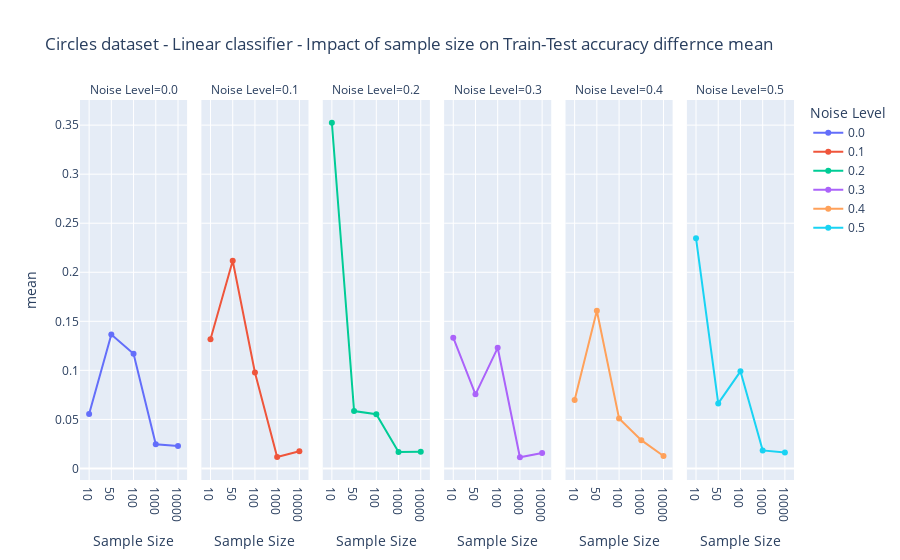

Write notebook code for a chart like this one.
### Code cell
df1_lm_stat.noise_level = df1_lm_stat.noise_level.astype(str)
df1_lm_stat.n_sample = df1_lm_stat.n_sample.astype(str)

fig=px.line(df1_lm_stat,x='n_sample',y='mean',
               labels={'n_sample': 'Sample Size', 'noise_level':'Noise Level'},
               color='noise_level',hover_data=['mean'],facet_col='noise_level',markers=True,
               title='Circles dataset - Linear classifier - Impact of sample size on Train-Test accuracy differnce mean')
fig.show()

### Figure 1 — Plotly figure (JSON) as saved in the notebook; plotly's stock layout.template omitted (floating-point values rounded to 4 significant figures)
{"data": [{"hovertemplate": "Noise Level=0.0<br>Sample Size=%{x}<br>mean=%{y}<extra></extra>", "legendgroup": "0.0", "line": {"color": "#636efa", "dash": "solid"}, "marker": {"symbol": "circle"}, "mode": "lines+markers", "name": "0.0", "orientation": "v", "showlegend": true, "type": "scatter", "x": ["10", "50", "100", "1000", "10000"], "xaxis": "x", "y": [0.05557, 0.1366, 0.117, 0.02457, 0.023], "yaxis": "y"}, {"hovertemplate": "Noise Level=0.1<br>Sample Size=%{x}<br>mean=%{y}<extra></extra>", "legendgroup": "0.1", "line": {"color": "#EF553B", "dash": "solid"}, "marker": {"symbol": "circle"}, "mode": "lines+markers", "name": "0.1", "orientation": "v", "showlegend": true, "type": "scatter", "x": ["10", "50", "100", "1000", "10000"], "xaxis": "x2", "y": [0.1317, 0.2117, 0.09786, 0.01171, 0.01757], "yaxis": "y2"}, {"hovertemplate": "Noise Level=0.2<br>Sample Size=%{x}<br>mean=%{y}<extra></extra>", "legendgroup": "0.2", "line": {"color": "#00cc96", "dash": "solid"}, "marker": {"symbol": "circle"}, "mode": "lines+markers", "name": "0.2", "orientation": "v", "showlegend": true, "type": "scatter", "x": ["10", "50", "100", "1000", "10000"], "xaxis": "x3", "y": [0.3524, 0.05857, 0.05529, 0.01671, 0.017], "yaxis": "y3"}, {"hovertemplate": "Noise Level=0.3<br>Sample Size=%{x}<br>mean=%{y}<extra></extra>", "legendgroup": "0.3", "line": {"color": "#ab63fa", "dash": "solid"}, "marker": {"symbol": "circle"}, "mode": "lines+markers", "name": "0.3", "orientation": "v", "showlegend": true, "type": "scatter", "x": ["10", "50", "100", "1000", "10000"], "xaxis": "x4", "y": [0.1333, 0.07557, 0.123, 0.01143, 0.01571], "yaxis": "y4"}, {"hovertemplate": "Noise Level=0.4<br>Sample Size=%{x}<br>mean=%{y}<extra></extra>", "legendgroup": "0.4", "line": {"color": "#FFA15A", "dash": "solid"}, "marker": {"symbol": "circle"}, "mode": "lines+markers", "name": "0.4", "orientation": "v", "showlegend": true, "type": "scatter", "x": ["10", "50", "100", "1000", "10000"], "xaxis": "x5", "y": [0.06986, 0.1607, 0.051, 0.02886, 0.01271], "yaxis": "y5"}, {"hovertemplate": "Noise Level=0.5<br>Sample Size=%{x}<br>mean=%{y}<extra></extra>", "legendgroup": "0.5", "line": {"color": "#19d3f3", "dash": "solid"}, "marker": {"symbol": "circle"}, "mode": "lines+markers", "name": "0.5", "orientation": "v", "showlegend": true, "type": "scatter", "x": ["10", "50", "100", "1000", "10000"], "xaxis": "x6", "y": [0.2347, 0.06629, 0.099, 0.01843, 0.01629], "yaxis": "y6"}], "layout": {"annotations": [{"font": {}, "showarrow": false, "text": "Noise Level=0.0", "x": 0.075, "xanchor": "center", "xref": "paper", "y": 1, "yanchor": "bottom", "yref": "paper"}, {"font": {}, "showarrow": false, "text": "Noise Level=0.1", "x": 0.245, "xanchor": "center", "xref": "paper", "y": 1, "yanchor": "bottom", "yref": "paper"}, {"font": {}, "showarrow": false, "text": "Noise Level=0.2", "x": 0.415, "xanchor": "center", "xref": "paper", "y": 1, "yanchor": "bottom", "yref": "paper"}, {"font": {}, "showarrow": false, "text": "Noise Level=0.3", "x": 0.585, "xanchor": "center", "xref": "paper", "y": 1, "yanchor": "bottom", "yref": "paper"}, {"font": {}, "showarrow": false, "text": "Noise Level=0.4", "x": 0.755, "xanchor": "center", "xref": "paper", "y": 1, "yanchor": "bottom", "yref": "paper"}, {"font": {}, "showarrow": false, "text": "Noise Level=0.5", "x": 0.925, "xanchor": "center", "xref": "paper", "y": 1, "yanchor": "bottom", "yref": "paper"}], "autosize": true, "legend": {"title": {"text": "Noise Level"}, "tracegroupgap": 0}, "title": {"text": "Circles dataset - Linear classifier - Impact of sample size on Train-Test accuracy differnce mean"}, "xaxis": {"anchor": "y", "autorange": true, "domain": [0, 0.15], "range": [-0.4047, 4.405], "title": {"text": "Sample Size"}, "type": "category"}, "xaxis2": {"anchor": "y2", "autorange": true, "domain": [0.17, 0.32], "matches": "x", "range": [-0.4047, 4.405], "title": {"text": "Sample Size"}, "type": "category"}, "xaxis3": {"anchor": "y3", "autorange": true, "domain": [0.34, 0.49], "matches": "x", "range": [-0.4047, 4.405], "title": {"text": "Sample Size"}, "type": "category"}, "xaxis4": {"anchor": "y4", "autorange": true, "domain": [0.51, 0.66], "matches": "x", "range": [-0.4047, 4.405], "title": {"text": "Sample Size"}, "type": "category"}, "xaxis5": {"anchor": "y5", "autorange": true, "domain": [0.68, 0.83], "matches": "x", "range": [-0.4047, 4.405], "title": {"text": "Sample Size"}, "type": "category"}, "xaxis6": {"anchor": "y6", "autorange": true, "domain": [0.85, 1], "matches": "x", "range": [-0.4047, 4.405], "title": {"text": "Sample Size"}, "type": "category"}, "yaxis": {"anchor": "x", "autorange": true, "domain": [0, 1], "range": [-0.01671, 0.3806], "title": {"text": "mean"}, "type": "linear"}, "yaxis2": {"anchor": "x2", "autorange": true, "domain": [0, 1], "matches": "y", "range": [-0.01671, 0.3806], "showticklabels": false, "type": "linear"}, "yaxis3": {"anchor": "x3", "autorange": true, "domain": [0, 1], "matches": "y", "range": [-0.01671, 0.3806], "showticklabels": false, "type": "linear"}, "yaxis4": {"anchor": "x4", "autorange": true, "domain": [0, 1], "matches": "y", "range": [-0.01671, 0.3806], "showticklabels": false, "type": "linear"}, "yaxis5": {"anchor": "x5", "autorange": true, "domain": [0, 1], "matches": "y", "range": [-0.01671, 0.3806], "showticklabels": false, "type": "linear"}, "yaxis6": {"anchor": "x6", "autorange": true, "domain": [0, 1], "matches": "y", "range": [-0.01671, 0.3806], "showticklabels": false, "type": "linear"}}}
